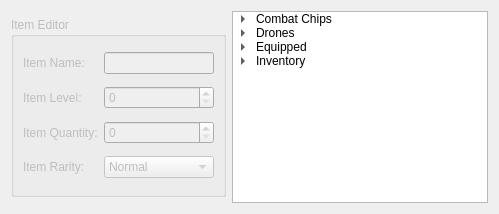
        <widget class="QWidget" name="tabItems">
         <attribute name="title">
          <string>Items</string>
         </attribute>
         <layout class="QGridLayout" name="gridLayout_4">
          <item row="0" column="0">
           <layout class="QHBoxLayout" name="layoutItemEditor">
            <item>
             <widget class="QGroupBox" name="groupBoxItemEditor">
              <property name="enabled">
               <bool>false</bool>
              </property>
              <property name="sizePolicy">
               <sizepolicy hsizetype="Fixed" vsizetype="Fixed">
                <horstretch>0</horstretch>
                <verstretch>0</verstretch>
               </sizepolicy>
              </property>
              <property name="minimumSize">
               <size>
                <width>215</width>
                <height>180</height>
               </size>
              </property>
              <property name="maximumSize">
               <size>
                <width>215</width>
                <height>180</height>
               </size>
              </property>
              <property name="title">
               <string>Item Editor</string>
              </property>
              <layout class="QGridLayout" name="gridLayout_2">
               <item row="0" column="1">
                <layout class="QHBoxLayout" name="layoutItemNameEdit">
                 <item>
                  <widget class="QLineEdit" name="lineEditItemName"/>
                 </item>
                </layout>
               </item>
               <item row="2" column="1">
                <layout class="QHBoxLayout" name="layoutItemQuantityEdit">
                 <item>
                  <widget class="QSpinBox" name="spinBoxItemQuantityEdit">
                   <property name="maximum">
                    <number>9999</number>
                   </property>
                  </widget>
                 </item>
                </layout>
               </item>
               <item row="1" column="1">
                <layout class="QHBoxLayout" name="layoutItemLevelEdit">
                 <item>
                  <widget class="QSpinBox" name="spinBoxItemLevelEdit">
                   <property name="maximum">
                    <number>10</number>
                   </property>
                  </widget>
                 </item>
                </layout>
               </item>
               <item row="0" column="0">
                <layout class="QHBoxLayout" name="layoutItemName">
                 <item>
                  <widget class="QLabel" name="labelItemName">
                   <property name="text">
                    <string>Item Name:</string>
                   </property>
                   <property name="textFormat">
                    <enum>Qt::PlainText</enum>
                   </property>
                  </widget>
                 </item>
                </layout>
               </item>
               <item row="3" column="0">
                <layout class="QHBoxLayout" name="layoutItemRarity">
                 <item>
                  <widget class="QLabel" name="labelItemRarity">
                   <property name="text">
                    <string>Item Rarity:</string>
                   </property>
                  </widget>
                 </item>
                </layout>
               </item>
               <item row="2" column="0">
                <layout class="QHBoxLayout" name="layoutItemQuantity">
                 <item>
                  <widget class="QLabel" name="labelItemQuantity">
                   <property name="text">
                    <string>Item Quantity:</string>
                   </property>
                  </widget>
                 </item>
                </layout>
               </item>
               <item row="1" column="0">
                <layout class="QHBoxLayout" name="layoutItemLevel">
                 <item>
                  <widget class="QLabel" name="labelItemLevel">
                   <property name="text">
                    <string>Item Level:</string>
                   </property>
                  </widget>
                 </item>
                </layout>
               </item>
               <item row="3" column="1">
                <layout class="QHBoxLayout" name="layoutItemRarityEdit">
                 <item>
                  <widget class="QComboBox" name="comboBoxItemRarityEdit">
                   <property name="styleSheet">
                    <string notr="true"/>
                   </property>
                   <item>
                    <property name="text">
                     <string>Normal</string>
                    </property>
                   </item>
                   <item>
                    <property name="text">
                     <string>Rare</string>
                    </property>
                   </item>
                   <item>
                    <property name="text">
                     <string>Epic</string>
                    </property>
                   </item>
                   <item>
                    <property name="text">
                     <string>Legendary</string>
                    </property>
                   </item>
                  </widget>
                 </item>
                </layout>
               </item>
              </layout>
             </widget>
            </item>
           </layout>
          </item>
          <item row="0" column="1">
           <layout class="QHBoxLayout" name="layoutItemBrowser">
            <item>
             <widget class="QTreeWidget" name="treeWidgetItemBrowser">
              <property name="minimumSize">
               <size>
                <width>0</width>
                <height>2</height>
               </size>
              </property>
              <property name="maximumSize">
               <size>
                <width>16777215</width>
                <height>220</height>
               </size>
              </property>
              <property name="frameShape">
               <enum>QFrame::StyledPanel</enum>
              </property>
              <property name="horizontalScrollBarPolicy">
               <enum>Qt::ScrollBarAlwaysOff</enum>
              </property>
              <property name="horizontalScrollMode">
               <enum>QAbstractItemView::ScrollPerPixel</enum>
              </property>
              <property name="indentation">
               <number>20</number>
              </property>
              <property name="uniformRowHeights">
               <bool>false</bool>
              </property>
              <property name="itemsExpandable">
               <bool>true</bool>
              </property>
              <property name="allColumnsShowFocus">
               <bool>false</bool>
              </property>
              <property name="wordWrap">
               <bool>false</bool>
              </property>
              <property name="expandsOnDoubleClick">
               <bool>true</bool>
              </property>
              <property name="columnCount">
               <number>3</number>
              </property>
              <attribute name="headerVisible">
               <bool>false</bool>
              </attribute>
              <attribute name="headerDefaultSectionSize">
               <number>150</number>
              </attribute>
              <column>
               <property name="text">
                <string>Inventory Browser</string>
               </property>
              </column>
              <column>
               <property name="text">
                <string>Type</string>
               </property>
              </column>
              <column>
               <property name="text">
                <string>Descriptor</string>
               </property>
              </column>
              <item>
               <property name="text">
                <string>Combat Chips</string>
               </property>
               <property name="statusTip">
                <string/>
               </property>
               <property name="whatsThis">
                <string/>
               </property>
               <property name="font">
                <font>
                 <kerning>true</kerning>
                </font>
               </property>
               <property name="text">
                <string/>
               </property>
               <property name="text">
                <string/>
               </property>
               <item>
                <property name="text">
                 <string extracomment="1">None</string>
                </property>
                <property name="text">
                 <string/>
                </property>
                <property name="text">
                 <string>0</string>
                </property>
               </item>
               <item>
                <property name="text">
                 <string>None</string>
                </property>
                <property name="text">
                 <string/>
                </property>
                <property name="text">
                 <string>1</string>
                </property>
               </item>
               <item>
                <property name="text">
                 <string>None</string>
                </property>
                <property name="text">
                 <string/>
                </property>
                <property name="text">
                 <string>2</string>
                </property>
               </item>
               <item>
                <property name="text">
                 <string>None</string>
                </property>
                <property name="text">
                 <string/>
                </property>
                <property name="text">
                 <string>3</string>
                </property>
               </item>
               <item>
                <property name="text">
                 <string>None</string>
                </property>
                <property name="text">
                 <string/>
                </property>
                <property name="text">
                 <string>4</string>
                </property>
               </item>
               <item>
                <property name="text">
                 <string>None</string>
                </property>
                <property name="text">
                 <string/>
                </property>
                <property name="text">
                 <string>5</string>
                </property>
               </item>
              </item>
              <item>
               <property name="text">
                <string>Drones</string>
               </property>
               <property name="text">
                <string/>
               </property>
               <property name="text">
                <string/>
               </property>
               <item>
                <property name="text">
                 <string>None</string>
                </property>
                <property name="text">
                 <string/>
                </property>
                <property name="text">
                 <string>42</string>
                </property>
               </item>
               <item>
                <property name="text">
                 <string>None</string>
                </property>
                <property name="text">
                 <string/>
                </property>
                <property name="text">
                 <string>43</string>
                </property>
               </item>
               <item>
                <property name="text">
                 <string>None</string>
                </property>
                <property name="text">
                 <string/>
                </property>
                <property name="text">
                 <string>44</string>
                </property>
               </item>
              </item>
              <item>
               <property name="text">
                <string>Equipped</string>
               </property>
               <property name="text">
                <string/>
               </property>
               <property name="text">
                <string/>
               </property>
               <item>
                <property name="text">
                 <string>None</string>
                </property>
                <property name="text">
                 <string>Weapon</string>
                </property>
                <property name="text">
                 <string>36</string>
                </property>
               </item>
               <item>
                <property name="text">
                 <string>None</string>
                </property>
                <property name="text">
                 <string>Shield</string>
                </property>
                <property name="text">
                 <string>37</string>
                </property>
               </item>
               <item>
                <property name="text">
                 <string>None</string>
                </property>
                <property name="text">
                 <string>Helmet</string>
                </property>
                <property name="text">
                 <string>38</string>
                </property>
               </item>
               <item>
                <property name="text">
                 <string>None</string>
                </property>
                <property name="text">
                 <string>Armor</string>
                </property>
                <property name="text">
                 <string>39</string>
                </property>
               </item>
               <item>
                <property name="text">
                 <string>None</string>
                </property>
                <property name="text">
                 <string>Ring 1</string>
                </property>
                <property name="text">
                 <string>40</string>
                </property>
               </item>
               <item>
                <property name="text">
                 <string>None</string>
                </property>
                <property name="text">
                 <string>Ring 2</string>
                </property>
                <property name="text">
                 <string>41</string>
                </property>
               </item>
              </item>
              <item>
               <property name="text">
                <string>Inventory</string>
               </property>
               <property name="text">
                <string/>
               </property>
               <property name="text">
                <string/>
               </property>
               <item>
                <property name="text">
                 <string>None</string>
                </property>
                <property name="text">
                 <string/>
                </property>
                <property name="text">
                 <string>0</string>
                </property>
               </item>
               <item>
                <property name="text">
                 <string>None</string>
                </property>
                <property name="text">
                 <string/>
                </property>
                <property name="text">
                 <string>1</string>
                </property>
               </item>
               <item>
                <property name="text">
                 <string>None</string>
                </property>
                <property name="text">
                 <string/>
                </property>
                <property name="text">
                 <string>2</string>
                </property>
               </item>
               <item>
                <property name="text">
                 <string>None</string>
                </property>
                <property name="text">
                 <string/>
                </property>
                <property name="text">
                 <string>3</string>
                </property>
               </item>
               <item>
                <property name="text">
                 <string>None</string>
                </property>
                <property name="text">
                 <string/>
                </property>
                <property name="text">
                 <string>4</string>
                </property>
               </item>
               <item>
                <property name="text">
                 <string>None</string>
                </property>
                <property name="text">
                 <string/>
                </property>
                <property name="text">
                 <string>5</string>
                </property>
               </item>
               <item>
                <property name="text">
                 <string>None</string>
                </property>
                <property name="text">
                 <string/>
                </property>
                <property name="text">
                 <string>6</string>
                </property>
               </item>
               <item>
                <property name="text">
                 <string>None</string>
                </property>
                <property name="text">
                 <string/>
                </property>
                <property name="text">
                 <string>7</string>
                </property>
               </item>
               <item>
                <property name="text">
                 <string>None</string>
                </property>
                <property name="text">
                 <string/>
                </property>
                <property name="text">
                 <string>8</string>
                </property>
               </item>
               <item>
                <property name="text">
                 <string>None</string>
                </property>
                <property name="text">
                 <string/>
                </property>
                <property name="text">
                 <string>9</string>
                </property>
               </item>
               <item>
                <property name="text">
                 <string>None</string>
                </property>
                <property name="text">
                 <string/>
                </property>
                <property name="text">
                 <string>10</string>
                </property>
               </item>
               <item>
                <property name="text">
                 <string>None</string>
                </property>
                <property name="text">
                 <string/>
                </property>
                <property name="text">
                 <string>11</string>
                </property>
               </item>
               <item>
                <property name="text">
                 <string>None</string>
                </property>
                <property name="text">
                 <string/>
                </property>
                <property name="text">
                 <string>12</string>
                </property>
               </item>
               <item>
                <property name="text">
                 <string>None</string>
                </property>
                <property name="text">
                 <string/>
                </property>
                <property name="text">
                 <string>13</string>
                </property>
               </item>
               <item>
                <property name="text">
                 <string>None</string>
                </property>
                <property name="text">
                 <string/>
                </property>
                <property name="text">
                 <string>14</string>
                </property>
               </item>
               <item>
                <property name="text">
                 <string>None</string>
                </property>
                <property name="text">
                 <string/>
                </property>
                <property name="text">
                 <string>15</string>
                </property>
               </item>
               <item>
                <property name="text">
                 <string>None</string>
                </property>
                <property name="text">
                 <string/>
                </property>
                <property name="text">
                 <string>16</string>
                </property>
               </item>
               <item>
                <property name="text">
                 <string>None</string>
                </property>
                <property name="text">
                 <string/>
                </property>
                <property name="text">
                 <string>17</string>
                </property>
               </item>
               <item>
                <property name="text">
                 <string>None</string>
                </property>
                <property name="text">
                 <string/>
                </property>
                <property name="text">
                 <string>18</string>
                </property>
               </item>
               <item>
                <property name="text">
                 <string>None</string>
                </property>
                <property name="text">
                 <string/>
                </property>
                <property name="text">
                 <string>19</string>
                </property>
               </item>
               <item>
                <property name="text">
                 <string>None</string>
                </property>
                <property name="text">
                 <string/>
                </property>
                <property name="text">
                 <string>20</string>
                </property>
               </item>
               <item>
                <property name="text">
                 <string>None</string>
                </property>
                <property name="text">
                 <string/>
                </property>
                <property name="text">
                 <string>21</string>
                </property>
               </item>
               <item>
                <property name="text">
                 <string>None</string>
                </property>
                <property name="text">
                 <string/>
                </property>
                <property name="text">
                 <string>22</string>
                </property>
               </item>
               <item>
                <property name="text">
                 <string>None</string>
                </property>
                <property name="text">
                 <string/>
                </property>
                <property name="text">
                 <string>23</string>
                </property>
               </item>
               <item>
                <property name="text">
                 <string>None</string>
                </property>
                <property name="text">
                 <string/>
                </property>
                <property name="text">
                 <string>24</string>
                </property>
               </item>
               <item>
                <property name="text">
                 <string>None</string>
                </property>
                <property name="text">
                 <string/>
                </property>
                <property name="text">
                 <string>25</string>
                </property>
               </item>
               <item>
                <property name="text">
                 <string>None</string>
                </property>
                <property name="text">
                 <string/>
                </property>
                <property name="text">
                 <string>26</string>
                </property>
               </item>
               <item>
                <property name="text">
                 <string>None</string>
                </property>
                <property name="text">
                 <string/>
                </property>
                <property name="text">
                 <string>27</string>
                </property>
               </item>
               <item>
                <property name="text">
                 <string>None</string>
                </property>
                <property name="text">
                 <string/>
                </property>
                <property name="text">
                 <string>28</string>
                </property>
               </item>
               <item>
                <property name="text">
                 <string>None</string>
                </property>
                <property name="text">
                 <string/>
                </property>
                <property name="text">
                 <string>29</string>
                </property>
               </item>
               <item>
                <property name="text">
                 <string>None</string>
                </property>
                <property name="text">
                 <string/>
                </property>
                <property name="text">
                 <string>30</string>
                </property>
               </item>
               <item>
                <property name="text">
                 <string>None</string>
                </property>
                <property name="text">
                 <string/>
                </property>
                <property name="text">
                 <string>31</string>
                </property>
               </item>
               <item>
                <property name="text">
                 <string>None</string>
                </property>
                <property name="text">
                 <string/>
                </property>
                <property name="text">
                 <string>32</string>
                </property>
               </item>
               <item>
                <property name="text">
                 <string>None</string>
                </property>
                <property name="text">
                 <string/>
                </property>
                <property name="text">
                 <string>33</string>
                </property>
               </item>
               <item>
                <property name="text">
                 <string>None</string>
                </property>
                <property name="text">
                 <string/>
                </property>
                <property name="text">
                 <string>34</string>
                </property>
               </item>
               <item>
                <property name="text">
                 <string>None</string>
                </property>
                <property name="text">
                 <string/>
                </property>
                <property name="text">
                 <string>35</string>
                </property>
               </item>
              </item>
             </widget>
            </item>
           </layout>
          </item>
         </layout>
        </widget>
